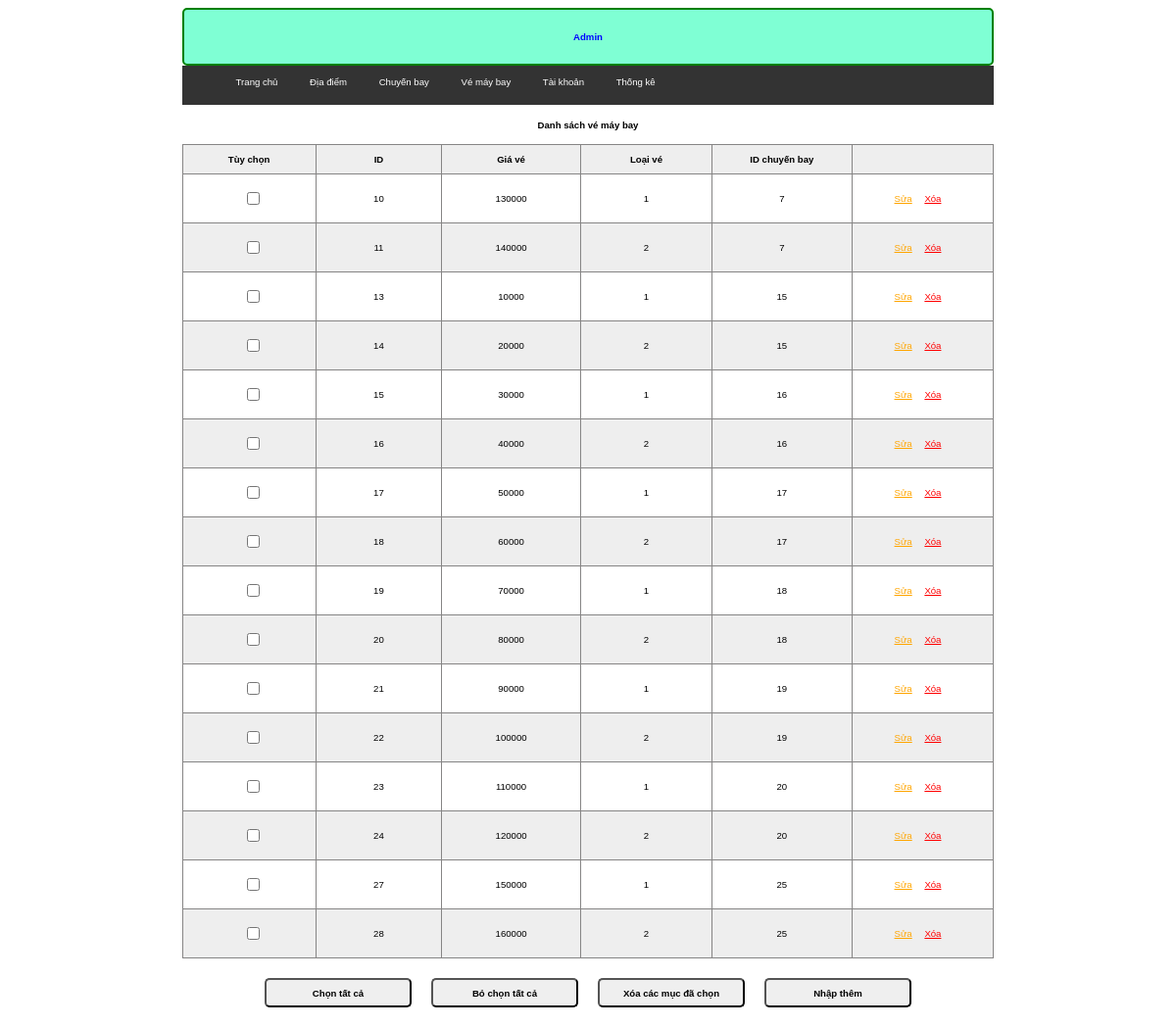
The page /admin/index.php?act=listvmb (signed in) on the database as committed earlier.
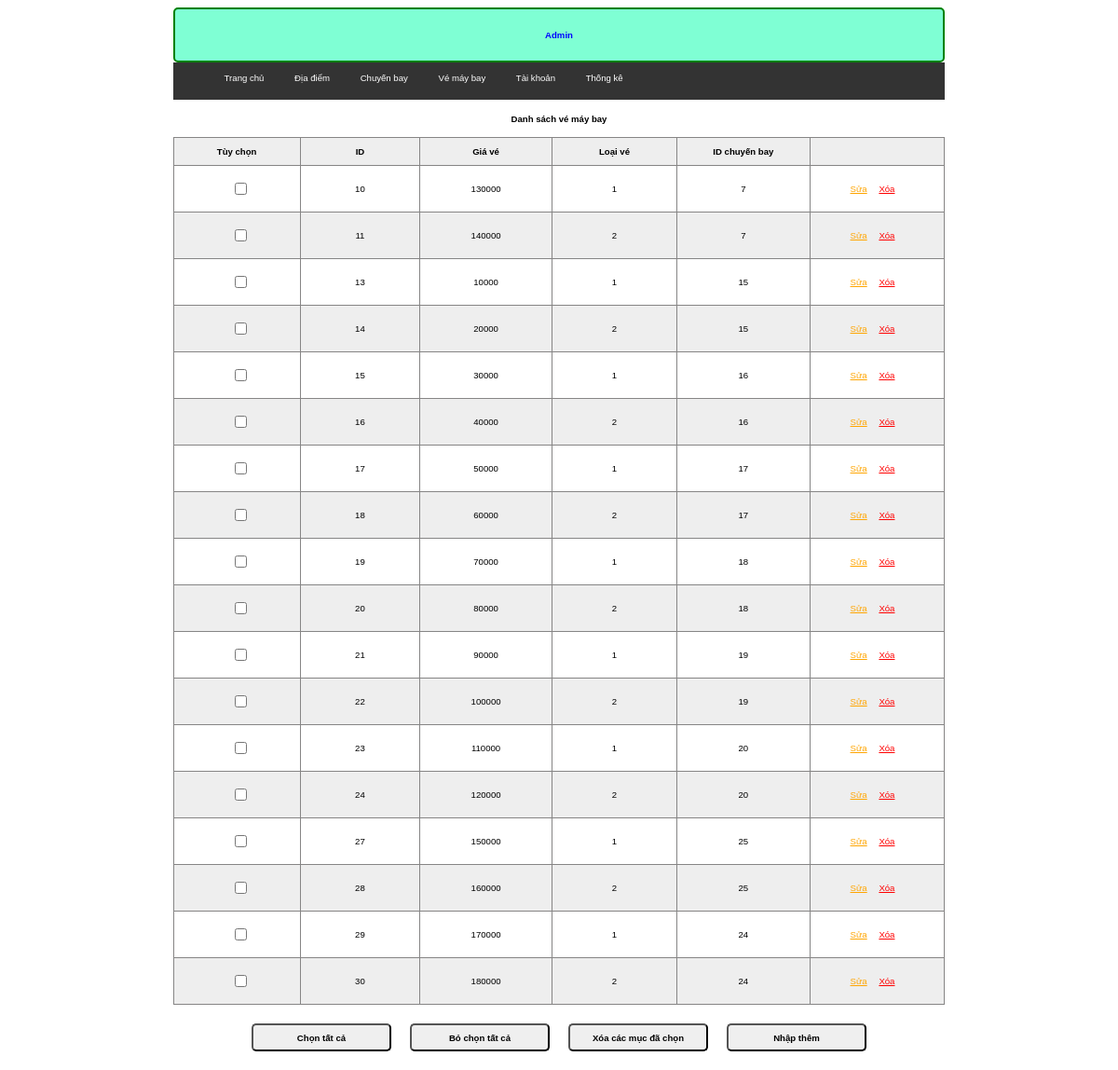
The same page on the database as committed later.
### tables this page shows
CREATE TABLE `ve_may_bay` (
  `id` int(11) NOT NULL,
  `gia_ve` int(11) NOT NULL,
  `loai_ve` tinyint(2) NOT NULL COMMENT '1.pho thong, 2.thuong gia',
  `id_chuyen_bay` int(11) NOT NULL
);

### model/pdo.php (called while the page is built, shortened)
<?php
function pdo_get_connection(){
    $servername = "localhost";
    $username = "root";
    $password = "";
    try {
        $conn = new PDO("mysql:host=$servername;dbname=dat_ve_may_bay", $username, $password);
        $conn->setAttribute(PDO::ATTR_ERRMODE, PDO::ERRMODE_EXCEPTION);
        return $conn;
    } catch(PDOException $e) {
        echo "Connection failed: " . $e->getMessage();
    }
}
function pdo_query($sql){
    $sql_args=array_slice(func_get_args(),1);
    try{
        $conn=pdo_get_connection();
        $stmt=$conn->prepare($sql);
        $stmt->execute($sql_args);
        $rows=$stmt->fetchAll();
        return $rows;
    }
    catch(PDOException $e){
        throw $e;
    }
    finally{
        unset($conn);
    }
}
?>

### model/vemaybay.php (called while the page is built, shortened)
<?php
    function loadall_vemaybay() {
        $sql = "SELECT * FROM `ve_may_bay` WHERE 1";
        $listVeMayBay = pdo_query($sql);
        return $listVeMayBay;
    }
?>

### admin/vemaybay/list.php (the view, shortened to what this page needs)
<?php
    if (isset($_SESSION['user']) && ($_SESSION['role'] == 0)) {
?>
    <div class="rowheader">
        <h1>Danh sách vé máy bay</h1>
    </div>
    <table>
        <tr>
            <th>Tùy chọn</th>
            <th>ID</th>
            <th>Giá vé</th>
            <th>Loại vé</th>
            <th>ID chuyến bay</th>
            <th></th>
        </tr>
        <?php
            foreach ($listVeMayBay as $value) {
                extract($value);
                echo '
                <tr>
                    <td><input type="checkbox" name="name[]" id="check_all"></td>
                    <td>'.$id.'</td>
                    <td>'.$gia_ve.'</td>
                    <td>'.$loai_ve.'</td>
                    <td>'.$id_chuyen_bay.'</td>
                    <td class="">
                        <a href="index.php?act=updatevmb&id='.$id.'" style="color:orange">Sửa</a>
                        <a href="index.php?act=delvmb&id='.$id.'" style="color: red;margin:0 10px;" onclick="return confirm(\'Bạn có chắc xóa không\')">Xóa</a>
                    </td>
                </tr>
                ';
            }
        ?>
    </table>
    <div class="but">
        <input class="border-[2px] bg-[#eee] border-[#868585]" type="button" value="Chọn tất cả" id="btn1">
        <input class="border-[2px] bg-[#eee] border-[#868585]" type="button" value="Bỏ chọn tất cả" id="btn2">
        <input class="border-[2px] bg-[#eee] border-[#868585]" type="button" value="Xóa các mục đã chọn">
        <a href="index.php?act=addvmb"><input type="button" value="Nhập thêm" class="border-[2px] bg-[#eee] border-[#868585]"></a>
    </div>
<?php
    }
?>

### admin/header.php (shortened to what this page needs)
<!DOCTYPE html>
<html lang="en">
<head>
    <link rel="stylesheet" href="../css/admin.css">
</head>
<body>
    <div class="container">
        <div class="header">
            <h1>Admin</h1>
        </div>
        <div class="menu">
            <ul class="">
                <li><a href="index.php?act=home">Trang chủ</a></li>
                <li><a href="index.php?act=listdd">Địa điểm</a></li>
                <li><a href="index.php?act=listcb">Chuyến bay</a></li>
                <li><a href="index.php?act=listvmb">Vé máy bay</a></li>
                <li><a href="index.php?act=listtk">Tài khoản</a></li>
                <li><a href="">Thống kê</a></li>
            </ul>
        </div>

### admin/index.php (shortened to what this page needs)
<?php
    include 'header.php';
    include "../model/pdo.php";
    include "../model/vemaybay.php";
    if(isset($_GET['act']) && ($_GET['act'] != '')) {
        $act = $_GET['act'];
        switch($act) {
            case 'listvmb':
                $listVeMayBay = loadall_vemaybay();
                include 'vemaybay/list.php';
                break;
        }
    } else {
        include 'home.php';
    }
    include 'footer.php';
?>

### admin/footer.php
</div>
</body>
</html>

### css/admin.css (style rules this page uses)
* { box-sizing: border-box; font-family: sans-serif; font-size: 0.8vw; }
.container { width: 70%; margin: 0 auto; }
.rowheader { height: 40px; width: 100%; display: flex; justify-content: center; align-items: center; background-color: #fff; }
.but { display: flex; justify-content: center; align-items: center; margin: 20px 0; }
input { padding: 4px; width: 100%; }
input[type="button"] { margin: 0 10px; width: 150px; height: 30px; border-radius: 5px 5px 5px 5px; font-weight: 700; }
td { width: 300px; height: 50px; }
th { height: 30px; }
table, th, td { border: 1px solid #868585; text-align: center; padding: 4px; }
table { border-collapse: collapse; }
table tr:nth-child(odd) { background-color: #eee; }
table tr:nth-child(even) { background-color: white; }
input[type="submit"], input[type="reset"], input[type="button"] { margin: 0 10px; height: 30px; border-radius: 5px 5px 5px 5px; font-weight: 700; }
.header { background-color: aquamarine; color: blue; border: 2px green solid; border-radius: 5px; }
.header h1 { margin: 10px 20px; height: 35px; display: flex; justify-content: center; align-items: center; }
.menu ul li { display: inline; padding: 0 5px; }
.menu a { text-decoration: none; color: white; margin: 0 10px; }
.menu { background-color: #333; height: 40px; padding-top: 1px; }

Rows that differ between the two databases and show on the page:
added ve_may_bay: id "29", gia_ve "170000", loai_ve "1", id_chuyen_bay "24"
added ve_may_bay: id "30", gia_ve "180000", loai_ve "2", id_chuyen_bay "24"
